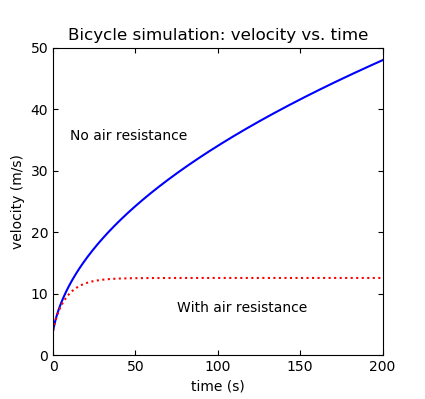

Reproduce this figure in Python.
import matplotlib.pyplot as plt

# set up Constants
po = 400 # Power, in Watts
dt = 0.1 # time step interval, in seconds
m = 70 # mass, in kg
A = 0.33 # cross-sectional area of bicycle and rider, in m^3
C = 1 # drag coefficient
rho = 1.225 # air density in kg/m^3

#set up initial parameters
v1 = 4.0 # initial velocity, in m/s
v2 = 4.0 # initial velocity, in m/s
t1 = 0.0 # initial time, for plot 1
t2 = 0.0 # initial time, for plot 2

#Initialize list to track time and velocity data for each timestep for each plot
t1list = []
v1list = []
t2list = []
v2list = []

# airdrag() calculates the Fdrag given velocity, the drag coefficient C, air density, cross-sectional area, mass of moving body, and the timestep
def airdrag (vel, coef, dens, area, mass, timestep):
    drag = (((coef*dens*area*vel*vel)/(2*mass))*timestep)
    return drag;

while t1 < 200:
    #create data for plot 1 at time interval of 0.05s
    v1list.append(v1)
    t1list.append(t1)
    v1 = v1+((po/(m*v1))*dt) #does not include air drag
    t1 += dt
    

while t2 < 200: 
    #create data for plot 2 at time interval of 0.1s
    v2list.append(v2)
    t2list.append(t2)
    v2 = v2+((po/(m*v2))*dt)-airdrag(v2,C,rho,A,m,dt) #does include air drag
    t2 += dt

#Set specifications for the plot's display
plt.margins(0)
plt.xlabel('time (s)')
plt.ylabel('velocity (m/s)')
plt.title('Bicycle simulation: velocity vs. time')
plt.plot(t1list,v1list,"-b",t2list,v2list,':r')
plt.text(10,35,'No air resistance')
plt.text(75,7,'With air resistance')
plt.axis([0, 200,0,50])
plt.tick_params(direction = 'in', right = True, top = True)
plt.show()
